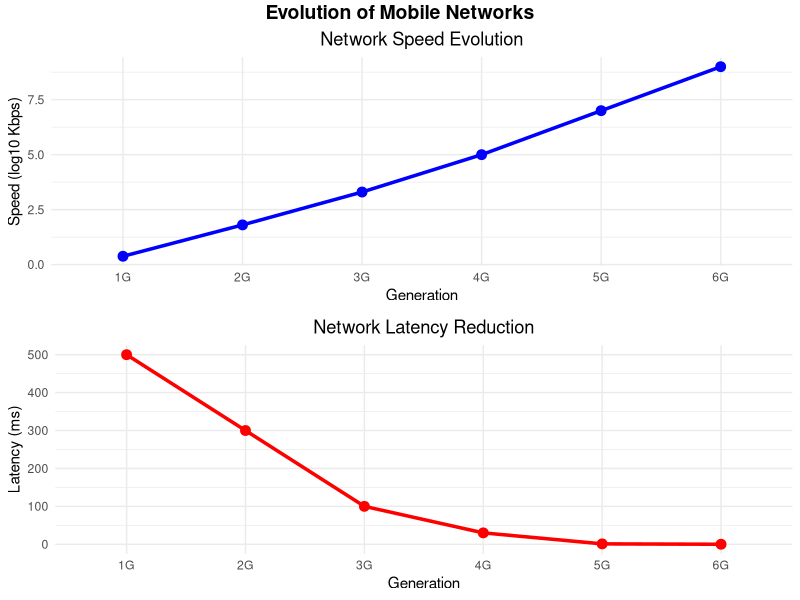
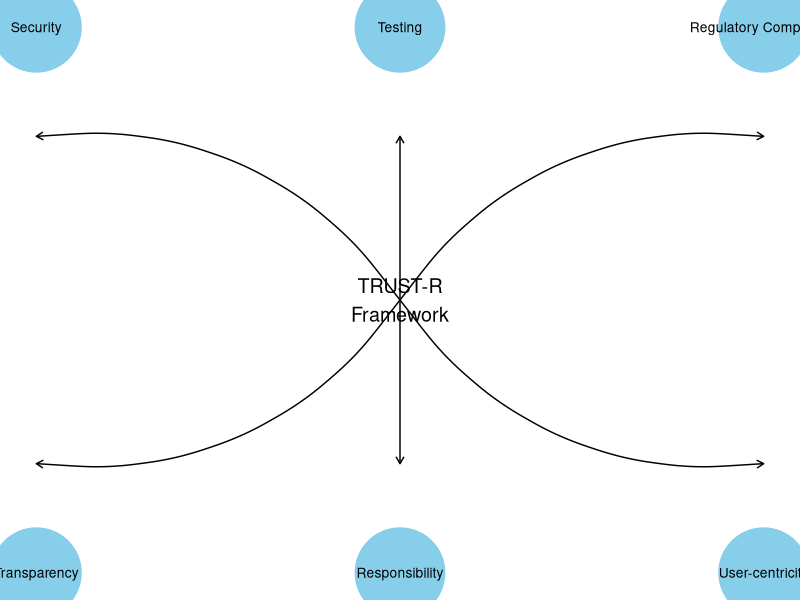
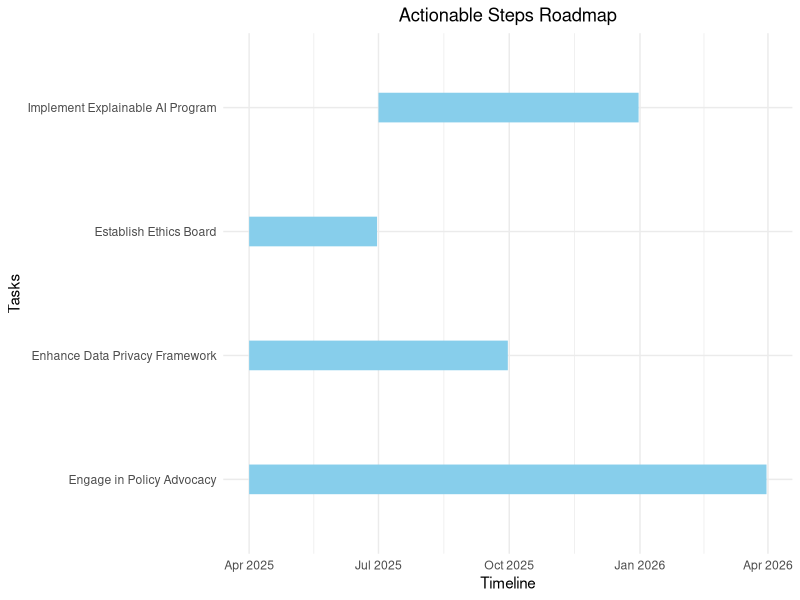

The R source for these figures, in order:
## ---- chunk 1
library(ggplot2)

# Data for mobile network generations
generations <- data.frame(
  gen = c("1G", "2G", "3G", "4G", "5G", "6G"),
  year = c(1980, 1990, 2000, 2010, 2020, 2030),
  speed = c(2.4, 64, 2000, 100000, 10000000, 1000000000),  # Kbps
  latency = c(500, 300, 100, 30, 1, 0.01)  # ms
)

# Create the first plot for speed
p1 <- ggplot(generations, aes(x=gen, y=log10(speed), group=1)) +
  geom_line(color="blue", linewidth=1.2) +
  geom_point(color="blue", size=3) +
  labs(title="Network Speed Evolution", y="Speed (log10 Kbps)", x="Generation") +
  theme_minimal() +
  theme(plot.title = element_text(hjust = 0.5))

# Create the second plot for latency
p2 <- ggplot(generations, aes(x=gen, y=latency, group=1)) +
  geom_line(color="red", linewidth=1.2) +
  geom_point(color="red", size=3) +
  labs(title="Network Latency Reduction", y="Latency (ms)", x="Generation") +
  theme_minimal() +
  theme(plot.title = element_text(hjust = 0.5))

# Use gridExtra to arrange the plots
library(gridExtra)
grid.arrange(p1, p2, ncol=1, 
             top=grid::textGrob("Evolution of Mobile Networks", gp=grid::gpar(fontsize=14, font=2)))
## ---- chunk 2
library(ggplot2)

# Create data for a simple diagram
df <- data.frame(
  x = c(1, 2, 3, 1, 2, 3),
  y = c(1, 1, 1, 2, 2, 2),
  label = c("Transparency", "Responsibility", "User-centricity", 
           "Security", "Testing", "Regulatory Compliance")
)

# Create the plot
p <- ggplot(df, aes(x, y)) +
  geom_point(size = 30, color = "skyblue") +
  geom_text(aes(label = label), size = 3.5) +
  theme_void() +
  annotate("text", x = 2, y = 1.5, label = "TRUST-R\nFramework", size = 5) +
  annotate("curve", x = 2, y = 1.5, xend = 1, yend = 1.2, 
           arrow = arrow(length = unit(0.2, "cm")), curvature = -0.3) +
  annotate("curve", x = 2, y = 1.5, xend = 2, yend = 1.2, 
           arrow = arrow(length = unit(0.2, "cm")), curvature = 0) +
  annotate("curve", x = 2, y = 1.5, xend = 3, yend = 1.2, 
           arrow = arrow(length = unit(0.2, "cm")), curvature = 0.3) +
  annotate("curve", x = 2, y = 1.5, xend = 1, yend = 1.8, 
           arrow = arrow(length = unit(0.2, "cm")), curvature = 0.3) +
  annotate("curve", x = 2, y = 1.5, xend = 2, yend = 1.8, 
           arrow = arrow(length = unit(0.2, "cm")), curvature = 0) +
  annotate("curve", x = 2, y = 1.5, xend = 3, yend = 1.8, 
           arrow = arrow(length = unit(0.2, "cm")), curvature = -0.3)
print(p)
## ---- chunk 3
library(ggplot2)

# Data for Gantt chart
steps <- data.frame(
  task = c("Establish Ethics Board", "Implement Explainable AI Program", "Enhance Data Privacy Framework", "Engage in Policy Advocacy"),
  start = as.Date(c("2025-04-01", "2025-07-01", "2025-04-01", "2025-04-01")),
  end = as.Date(c("2025-06-30", "2025-12-31", "2025-09-30", "2026-03-31"))
)

# Create Gantt chart
gantt <- ggplot(steps, aes(x = start, xend = end, y = task, yend = task)) +
  geom_segment(linewidth = 10, color = "skyblue") +
  labs(title = "Actionable Steps Roadmap", x = "Timeline", y = "Tasks") +
  theme_minimal() +
  theme(plot.title = element_text(hjust = 0.5))
print(gantt)
